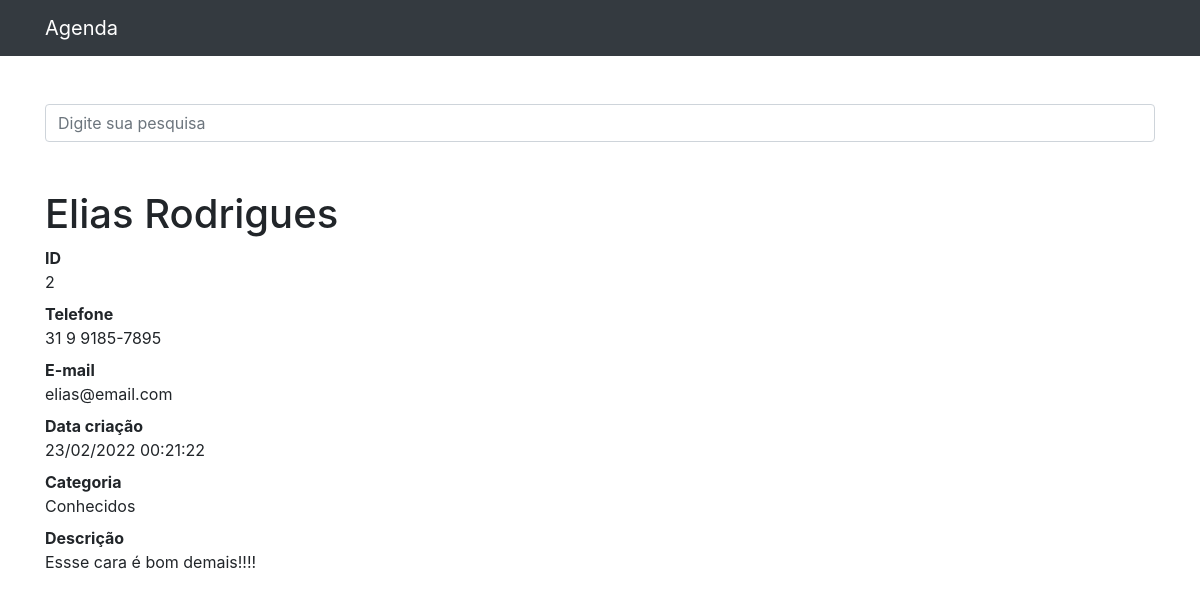
/2, run on the app's committed database.
### contatos/models.py (models this page shows, shortened)
class Contato(models.Model):
    nome = models.CharField(max_length=255)
    sobrenome = models.CharField(max_length=255, blank=True)
    telefone = models.CharField(max_length=15)
    email = models.CharField(max_length=255, blank=True)
    data_criacao = models.DateTimeField(default=timezone.now)
    descricao = models.TextField(blank=True)
    categoria = models.ForeignKey(Categoria, on_delete=models.DO_NOTHING)
    mostrar = models.BooleanField(default=True)

class Categoria(models.Model):
    nome = models.CharField(max_length=255)
    def __str__(self):
        return self.nome

### contatos/views.py (the view)
# urls.py: path('<int:contato_id>', views.ver_contato, name='ver_contato')
def ver_contato(request, contato_id):
    contato = get_object_or_404(Contato, id=contato_id)
    if not contato.mostrar:
        raise Http404
    return render(request, 'contatos/ver_contato.html', {
        'contato': contato
    })

### contatos/templates/contatos/ver_contato.html
{% extends 'base.html' %}
{% block conteudo %}
  <h1 class="mt-5">{{ contato.nome }} {{ contato.sobrenome }}</h1>
  <dl>
    <dt>ID</dt>
    <dd>{{ contato.id }}</dd>
    <dt>Telefone</dt>
    <dd>{{ contato.telefone }}</dd>
    <dt>E-mail</dt>
    <dd>{{ contato.email }}</dd>
    <dt>Data criação</dt>
    <dd>{{ contato.data_criacao|date:'d/m/Y H:i:s' }}</dd>
    <dt>Categoria</dt>
    <dd>{{ contato.categoria }}</dd>
    <dt>Descrição</dt>
    <dd>{{ contato.descricao }}</dd>
  </dl>
{% endblock %}

### data on the page
Contato: nome "Elias", sobrenome "Rodrigues", id "2", telefone "31 9 9185-7895", email "elias@email.com", data_criacao "23/02/2022 00:21:22", categoria "Conhecidos", descricao "Essse cara é bom demais!!!!"
